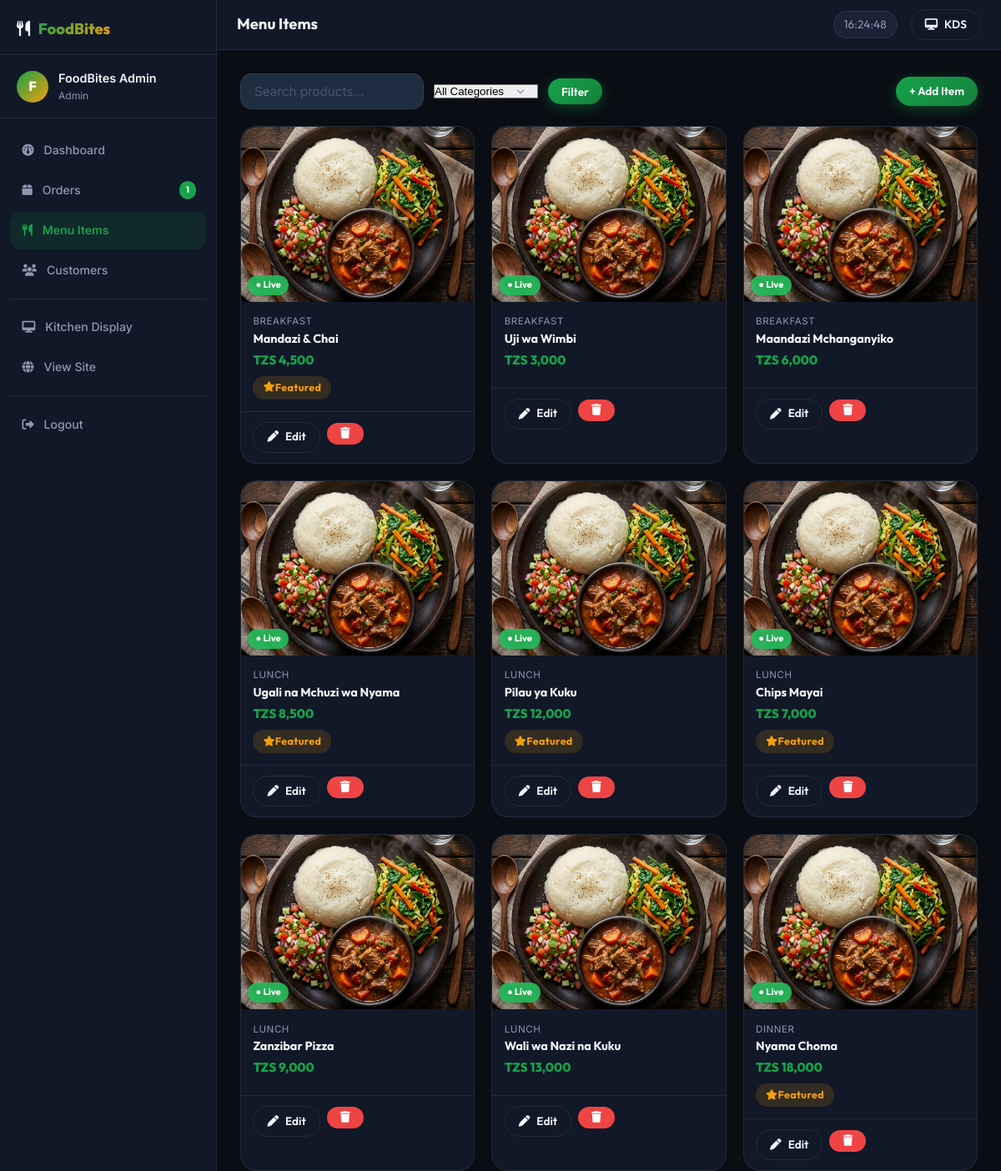
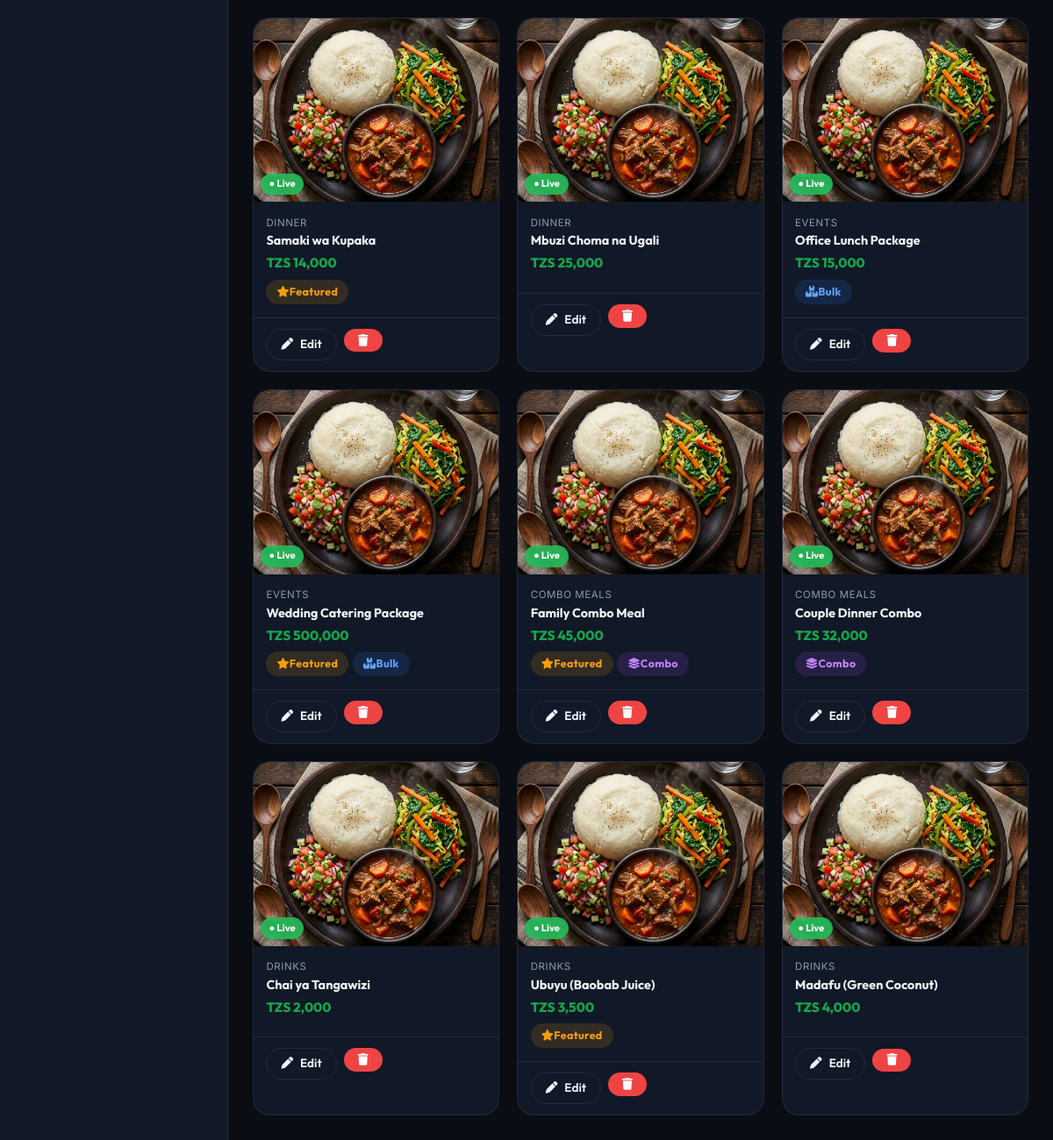
/admin/products.php (signed in), run on the app's committed database (2 pictures, top to bottom).
### tables this page shows
CREATE TABLE `products` (
  `id`          INT(11)                        NOT NULL AUTO_INCREMENT,
  `name`        VARCHAR(150)                   NOT NULL,
  `description` TEXT                           DEFAULT NULL,
  `price`       DECIMAL(10,2)                  NOT NULL,
  `image`       VARCHAR(255)                   DEFAULT NULL,
  `category_id` INT(11)                        DEFAULT NULL,
  `is_combo`    TINYINT(1)                     NOT NULL DEFAULT 0,
  `is_bulk`     TINYINT(1)                     NOT NULL DEFAULT 0,
  `is_featured` TINYINT(1)                     NOT NULL DEFAULT 0,
  `status`      ENUM('active','inactive')      NOT NULL DEFAULT 'active',
  `created_at`  TIMESTAMP                      NOT NULL DEFAULT CURRENT_TIMESTAMP,
  PRIMARY KEY (`id`),
  INDEX `idx_category` (`category_id`),
  INDEX `idx_status`   (`status`),
  FOREIGN KEY (`category_id`) REFERENCES `categories`(`id`) ON DELETE SET NULL
);

CREATE TABLE `categories` (
  `id`         INT(11)     NOT NULL AUTO_INCREMENT,
  `name`       VARCHAR(50) NOT NULL,
  `slug`       VARCHAR(50) NOT NULL UNIQUE,
  `icon`       VARCHAR(40) DEFAULT NULL,
  `sort_order` INT(11)     NOT NULL DEFAULT 0,
  PRIMARY KEY (`id`)
);

### includes/functions.php (called while the page is built, shortened)
<?php
function e(string $str): string
{
    return htmlspecialchars($str, ENT_QUOTES | ENT_HTML5, 'UTF-8');
}
function formatPrice(float $amount): string
{
    return CURRENCY . ' ' . number_format($amount, 0, '.', ',');
}
function productImage(?string $image): string
{
    return BASE_URL . '/assets/images/default_food.jpg';
}

### admin/products.php (the view, shortened to what this page needs)
<?php
require_once dirname(__DIR__) . '/includes/functions.php';
$db = getDB();
$search    = trim($_GET['q'] ?? '');
$where  = ['1=1'];
$params = [];
$stmt = $db->prepare(
    "SELECT p.*, c.name AS category FROM products p
     LEFT JOIN categories c ON p.category_id = c.id
     WHERE " . implode(' AND ', $where) . " ORDER BY p.created_at DESC"
);
$stmt->execute($params);
$products   = $stmt->fetchAll();
require_once dirname(__DIR__) . '/includes/admin_header.php';
?>
<div class="admin-toolbar">
    <form method="GET" class="toolbar-filters">
        <input type="search" name="q" placeholder="Search products…" class="form-control"
               value="<?= e($search) ?>" style="max-width:220px">
        <select name="cat" class="select-control" onchange="this.form.submit()">
            <option value="all">All Categories</option>
        </select>
        <button type="submit" class="btn btn-primary btn-sm">Filter</button>
    </form>
    <a href="<?= BASE_URL ?>/admin/product_form.php" class="btn btn-primary btn-sm">+ Add Item</a>
</div>
<div class="product-admin-grid">
    <?php foreach ($products as $p): ?>
        <div class="product-admin-card">
            <div class="pac-img">
                <img src="<?= productImage($p['image']) ?>" alt="<?= e($p['name']) ?>"
                     onerror="this.src='<?= BASE_URL ?>/assets/images/default_food.jpg'">
                <span class="pac-status-badge <?= $p['status'] === 'active' ? 'badge-active' : 'badge-inactive' ?>">
                    <?= $p['status'] === 'active' ? '● Live' : '○ Hidden' ?>
                </span>
            </div>
            <div class="pac-body">
                <div class="pac-category"><?= e($p['category'] ?? 'Uncategorized') ?></div>
                <h4 class="pac-name"><?= e($p['name']) ?></h4>
                <div class="pac-price"><?= formatPrice((float)$p['price']) ?></div>
                <div class="pac-badges">
                    <?php if ($p['is_featured']) echo '<span class="badge badge-featured"><i class="fa-solid fa-star"></i> Featured</span>'; ?>
                    <?php if ($p['is_combo'])    echo '<span class="badge badge-combo"><i class="fa-solid fa-layer-group"></i> Combo</span>'; ?>
                    <?php if ($p['is_bulk'])     echo '<span class="badge badge-bulk"><i class="fa-solid fa-boxes-stacked"></i> Bulk</span>'; ?>
                </div>
            </div>
            <div class="pac-actions">
                <a href="<?= BASE_URL ?>/admin/product_form.php?id=<?= $p['id'] ?>" class="btn btn-sm btn-outline"><i class="fa-solid fa-pen"></i> Edit</a>
                <form method="POST" onsubmit="return confirm('Delete «<?= e(addslashes($p['name'])) ?>»?')">
                    <button type="submit" class="btn btn-sm btn-danger"><i class="fa-solid fa-trash"></i></button>
                </form>
            </div>
        </div>
    <?php endforeach; ?>
</div>
<?php require_once dirname(__DIR__) . '/includes/admin_footer.php'; ?>

### assets/css/main.css (style rules this page uses)
:root { --primary: #16A34A; --primary-dark: #15803D; --primary-light:#22C55E; --primary-glow: rgba(22,163,74,0.25); --secondary: #2C7873; --accent: #F59E0B; --pending: #F59E0B; --preparing: #3B82F6; --ready: #22C55E; --delivered: #6B7280; --cancelled: #EF4444; --success: #22C55E; --bg: #0a0d14; --bg-card: #111827; --bg-elevated: #1a2235; --bg-input: #1f2d40; --text: #f1f5f9; --text-muted: #8b9ab1; --text-subtle: #4a5568; --border: rgba(255,255,255,0.08); --shadow-md: 0 8px 24px rgba(0,0,0,0.4); --shadow-lg: 0 20px 60px rgba(0,0,0,0.5); --r-sm: 8px; --r-md: 14px; --r-lg: 20px; --r-xl: 28px; --r-full:9999px; --t-fast:0.15s ease; --t-normal:0.25s ease; --font-display:'Outfit',sans-serif; --font-body:'Inter',sans-serif; }
*,*::before,*::after { box-sizing:border-box;margin:0;padding:0 }
html { scroll-behavior:smooth }
body { font-family:var(--font-body);background:var(--bg);color:var(--text);line-height:1.6;min-height:100vh;-webkit-font-smoothing:antialiased }
img { max-width:100%;height:auto;display:block }
a { text-decoration:none;color:inherit }
button { cursor:pointer;font-family:inherit;border:none;background:none }
h1,h2,h3,h4,h5,h6 { font-family:var(--font-display);font-weight:700;line-height:1.2 }
.btn { display:inline-flex;align-items:center;justify-content:center;gap:.5rem;padding:.6rem 1.4rem;border-radius:var(--r-full);font-family:var(--font-display);font-weight:600;font-size:.95rem;transition:all var(--t-normal);white-space:nowrap;cursor:pointer }
.btn-primary { background:linear-gradient(135deg,var(--primary),var(--primary-dark));color:#fff;box-shadow:0 4px 15px rgba(22,163,74,.35) }
.btn-outline { border:1.5px solid var(--border);color:var(--text);background:transparent }
.btn-danger { background:var(--cancelled);color:#fff }
.btn-sm { padding:.4rem 1rem;font-size:.85rem }
.form-control { width:100%;background:var(--bg-input);border:1.5px solid var(--border);border-radius:var(--r-md);color:var(--text);padding:.7rem 1rem;font-family:var(--font-body);font-size:.95rem;transition:border-color var(--t-fast),box-shadow var(--t-fast);outline:none }
.form-control::placeholder { color:var(--text-subtle) }
.select-control { appearance:none;background-repeat:no-repeat;background-position:right 12px center;background-size:16px;padding-right:2.5rem }
.badge { display:inline-flex;align-items:center;padding:.25rem .75rem;border-radius:var(--r-full);font-size:.78rem;font-weight:700;font-family:var(--font-display);letter-spacing:.03em }
.badge-featured { background:rgba(245,158,11,.15);color:var(--accent) }
.badge-combo { background:rgba(168,85,247,.15);color:#c084fc }
.badge-bulk { background:rgba(59,130,246,.15);color:#60a5fa }
.badge-active { background:rgba(34,197,94,.15);color:var(--ready) }

### assets/css/admin.css (style rules this page uses)
.admin-body { background:var(--bg);min-height:100vh }
.admin-toolbar { display:flex;align-items:center;justify-content:space-between;gap:1rem;flex-wrap:wrap;margin-bottom:1.25rem }
.toolbar-filters { display:flex;align-items:center;gap:.75rem;flex-wrap:wrap }
.product-admin-grid { display:grid;grid-template-columns:repeat(auto-fill,minmax(220px,1fr));gap:1.25rem }
.product-admin-card { background:var(--bg-card);border:1px solid var(--border);border-radius:var(--r-lg);overflow:hidden;transition:border-color var(--t-fast) }
.pac-img { position:relative;aspect-ratio:4/3;overflow:hidden;background:var(--bg-elevated) }
.pac-img img { width:100%;height:100%;object-fit:cover }
.pac-status-badge { position:absolute;bottom:.5rem;left:.5rem;padding:.2rem .6rem;border-radius:var(--r-full);font-size:.7rem;font-weight:700;font-family:var(--font-display);backdrop-filter:blur(10px) }
.badge-active .pac-status-badge,.pac-status-badge.badge-active { background:rgba(34,197,94,.85);color:#fff }
.pac-body { padding:.9rem }
.pac-category { font-size:.72rem;color:var(--text-muted);text-transform:uppercase;letter-spacing:.05em;margin-bottom:.2rem }
.pac-name { font-family:var(--font-display);font-size:.9rem;font-weight:700;margin-bottom:.3rem;white-space:nowrap;overflow:hidden;text-overflow:ellipsis }
.pac-price { color:var(--primary);font-weight:800;font-size:.95rem;font-family:var(--font-display);margin-bottom:.4rem }
.pac-badges { display:flex;gap:.3rem;flex-wrap:wrap }
.pac-actions { display:flex;gap:.5rem;padding:.75rem .9rem;border-top:1px solid var(--border) }

### data on the page
products: status "● Live", category.name "BREAKFAST", name "Mandazi & Chai", price "TZS 4,500", is_featured 1 (drawn)
products: status "● Live", category.name "BREAKFAST", name "Uji wa Wimbi", price "TZS 3,000"
products: status "● Live", category.name "BREAKFAST", name "Maandazi Mchanganyiko", price "TZS 6,000"
products: status "● Live", category.name "LUNCH", name "Ugali na Mchuzi wa Nyama", price "TZS 8,500", is_featured 1 (drawn)
products: status "● Live", category.name "LUNCH", name "Pilau ya Kuku", price "TZS 12,000", is_featured 1 (drawn)
products: status "● Live", category.name "LUNCH", name "Chips Mayai", price "TZS 7,000", is_featured 1 (drawn)
products: status "● Live", category.name "LUNCH", name "Zanzibar Pizza", price "TZS 9,000"
products: status "● Live", category.name "LUNCH", name "Wali wa Nazi na Kuku", price "TZS 13,000"
products: status "● Live", category.name "DINNER", name "Nyama Choma", price "TZS 18,000", is_featured 1 (drawn)
products: status "● Live", category.name "DINNER", name "Samaki wa Kupaka", price "TZS 14,000", is_featured 1 (drawn)
products: status "● Live", category.name "DINNER", name "Mbuzi Choma na Ugali", price "TZS 25,000"
products: status "● Live", category.name "EVENTS", name "Office Lunch Package", price "TZS 15,000", is_bulk 1 (drawn)
products: status "● Live", category.name "EVENTS", name "Wedding Catering Package", price "TZS 500,000", is_featured 1 (drawn), is_bulk 1 (drawn)
products: status "● Live", category.name "COMBO MEALS", name "Family Combo Meal", price "TZS 45,000", is_featured 1 (drawn), is_combo 1 (drawn)
products: status "● Live", category.name "COMBO MEALS", name "Couple Dinner Combo", price "TZS 32,000", is_combo 1 (drawn)
products: status "● Live", category.name "DRINKS", name "Chai ya Tangawizi", price "TZS 2,000"
products: status "● Live", category.name "DRINKS", name "Ubuyu (Baobab Juice)", price "TZS 3,500", is_featured 1 (drawn)
products: status "● Live", category.name "DRINKS", name "Madafu (Green Coconut)", price "TZS 4,000"

### other printed values
APP_NAME "FoodBites"
substr($_SESSION['user_name'] ?? 'A', 0, 1) "F"
$_SESSION['user_name'] "FoodBites Admin"
$_SESSION['user_role'] "Admin"
$pend "1"
$pageTitle "Menu Items"
